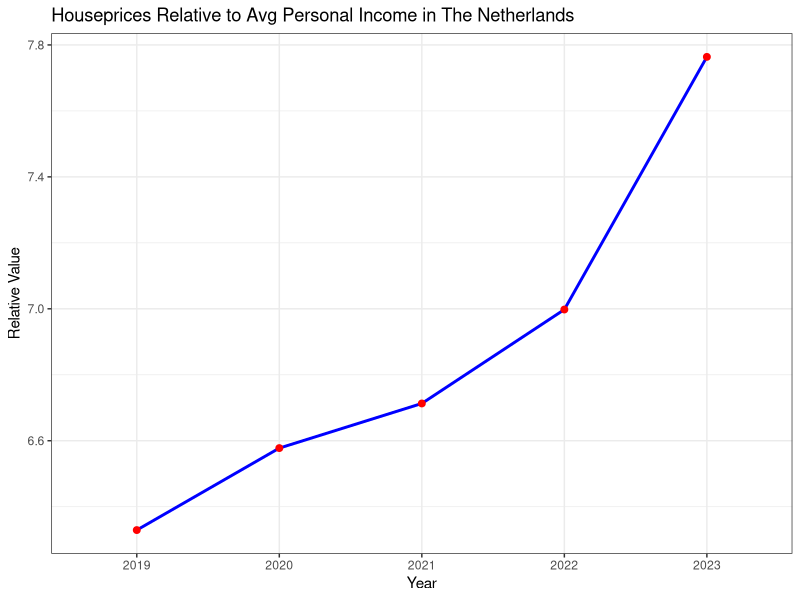
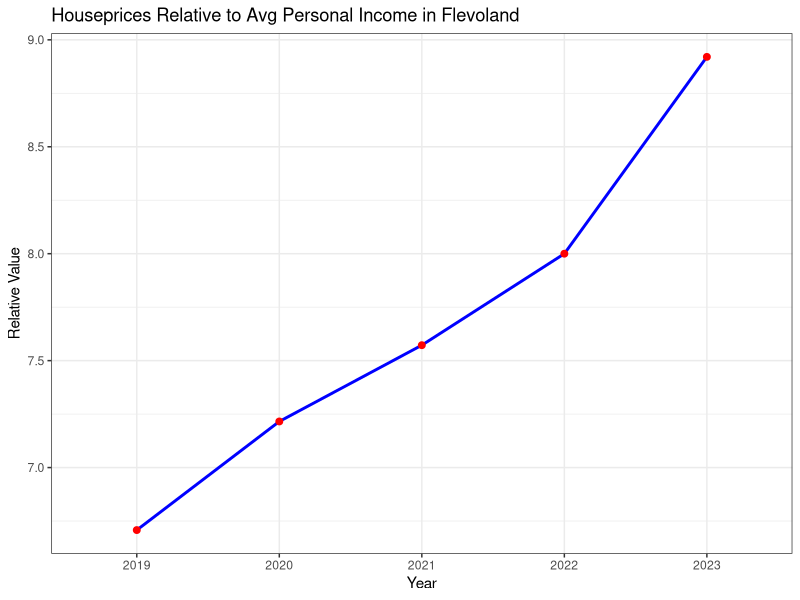
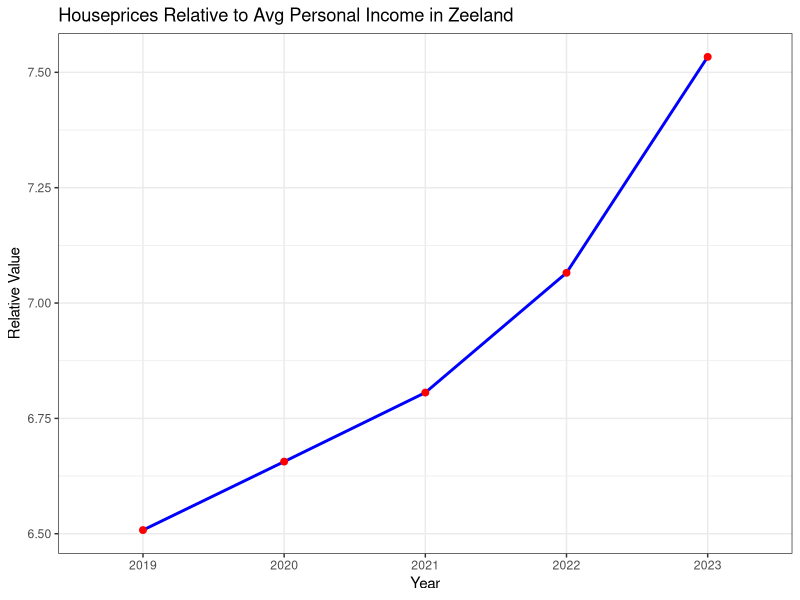
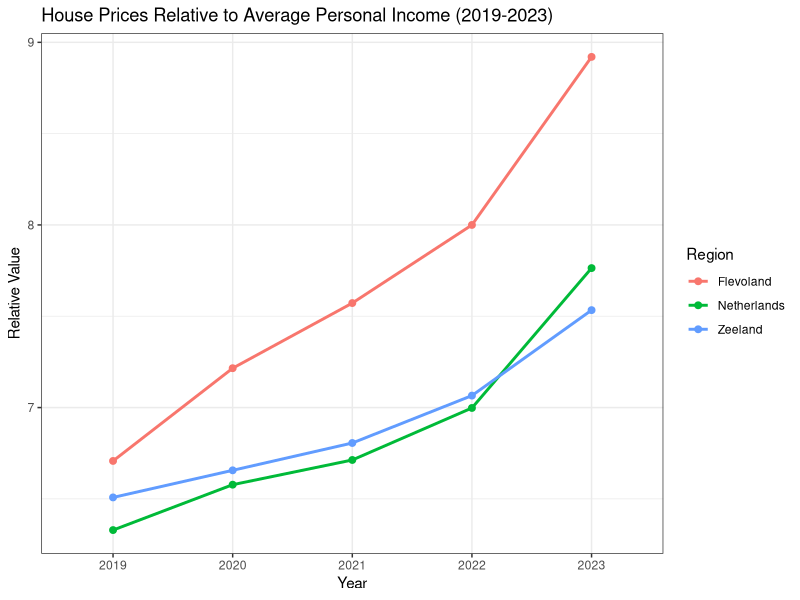

The R script that drew these images, in order:
library(ggplot2)
library(tidyverse)

data2 <- read.csv("wozdata.csv")
View(data2)

colnames(data2) <- data2[3, ] # turns the column names in the years
data2 <- data2[-c(1:5, 19:379), -c(1, 2, 5:7, 9:11, 13:15, 17:19, 21:23)] #verwijdert onnodige columns en rows
data2 <- na.omit(data2)  # Removes all rows that contain NA values
rownames(data2) <- data2[, 1]  # Set row names using the first column
data2 <- data2[, -1]  # Remove the first column if it's no longer needed




data <- read.csv("inkdata.csv")
View(data)

colnames(data) <- data[5, ] # turns the column names in a year
data <- data[-c(1, 2, 3, 4, 5, 6, 11), -c(1, 3, 5, 6, 7, 8, 10, 11, 12, 13, 15, 16, 17, 18, 20, 21, 22, 23, 25, 26, 27, 28)] # cleans up the data set
rownames(data) <- seq_len(nrow(data)) # unnecessary but makes numbers the rows correctly
colnames(data)[6] <- c("2023") #makes the year 2023 instead of 2023*

rownames(data) <- data[, 1]  # Set row names using the first column
data <- data[,-1]  # Remove the first column if it's no longer needed
data <- apply(data, 2, function(x) gsub(",", ".", x)) # replaces every comma into a decimal


data <- rbind(data, data2) # merges the two data sets
data[] <- lapply(data, function(x) as.numeric(as.character(x))) # makes the characters of all the numbers into numeric

new_row <- data[5, ] / data[3,]  # Element-wise division

rownames(new_row) <- "Houseprices in Netherland relative to Avg personal income"

data <- rbind(data[1:4, ], new_row, data[5:nrow(data), ])

# under here is the code to plot the new row 

graph_data <- data.frame(
  Year = colnames(data)[1:5],  # Extract year labels
  Value = as.numeric(data[5, 1:5])  # Convert row values to numeric
)

ggplot(graph_data, aes(x = Year, y = Value, group = 1)) +  # Explicitly set `group = 1`
  geom_line(color = "blue", linewidth = 1) +
  geom_point(color = "red", size = 2) +
  labs(
    title = "Houseprices Relative to Avg Personal Income in The Netherlands",
    x = "Year",
    y = "Relative Value"
  ) +
  theme_bw()



data2[] <- lapply(data2, function(x) as.numeric(as.character(x))) # makes the characters of all the numbers into numeric in the old data2
dif <- c() # give variable dif the value of a vector

for(i in 1:nrow(data2))
{
  dif[i] = data2$"2023"[i] / data2$"2019"[i] # Element division  
}

data2 <- cbind(data2, dif) # add the dif variable to the data2 dataset

slice_max(data2, dif) # finds max relative difference
slice_min(data2, dif) # finds min relative difference

# code to find houseprices relative to income in these places

zeefle <- read.csv2("zeefle.csv")
View(zeefle)
rownames(zeefle)[1] <- "Gemiddeld persoonlijk inkomen in Flevoland"
rownames(zeefle)[2] <- "Gemiddeld persoonlijk inkomen in Zeeland"
zeefle <- zeefle[, -c(1:4, 6:9, 11:14, 16:19, 21:24)]
colnames(zeefle) <- c("2019", "2020", "2021", "2022", "2023")

zeefle[] <- lapply(zeefle, function(x) as.numeric(as.character(x))) # makes the characters of all the numbers into numeric

data <- rbind(data, zeefle)

rownumber_fle <- which(rownames(data) == "Flevoland (PV)")
rownumber_zee <- which(rownames(data) == "Zeeland (PV)")
rownumber_fle
rownumber_zee

new_row_fle <- data[11, ] / data[19,]  # Element-wise division
new_row_zee <- data[16, ] / data[20,]  # Element-wise division

rownames(new_row_fle) <- "Houseprices in Flevoland relative to Avg personal income"
rownames(new_row_zee) <- "Houseprices in Zeeland relative to Avg personal income"

data <- rbind(data[1:5, ], new_row_fle, data[6:nrow(data), ])
data <- rbind(data[1:6, ], new_row_zee, data[7:nrow(data), ])

graph_data <- data.frame(
  Year = colnames(data)[1:5],  # Extract year labels
  Value = as.numeric(data[6, 1:5])  # Convert row values to numeric
)

ggplot(graph_data, aes(x = Year, y = Value, group = 1)) +  # Explicitly set `group = 1`
  geom_line(color = "blue", linewidth = 1) +
  geom_point(color = "red", size = 2) +
  labs(
    title = "Houseprices Relative to Avg Personal Income in Flevoland",
    x = "Year",
    y = "Relative Value"
  ) +
  theme_bw()

# under here is the code to plot the new row 

graph_data <- data.frame(
  Year = colnames(data)[1:5],  # Extract year labels
  Value = as.numeric(data[7, 1:5])  # Convert row values to numeric
)

ggplot(graph_data, aes(x = Year, y = Value, group = 1)) +  # Explicitly set `group = 1`
  geom_line(color = "blue", linewidth = 1) +
  geom_point(color = "red", size = 2) +
  labs(
    title = "Houseprices Relative to Avg Personal Income in Zeeland",
    x = "Year",
    y = "Relative Value"
  ) +
  theme_bw()

# Create a dataframe with values from rows 5, 6, and 7
graph_data <- data.frame(
  Year = colnames(data)[1:5],  # Extract years
  Netherlands = as.numeric(data[5, 1:5]),  # Row 5: Netherlands
  Flevoland = as.numeric(data[6, 1:5]),  # Row 6: Flevoland
  Zeeland = as.numeric(data[7, 1:5])   # Row 7: Zeeland
)

# Convert data to long format
graph_data_long <- pivot_longer(graph_data, cols = -Year, names_to = "Region", values_to = "Value")

# Create the multi-line plot
ggplot(graph_data_long, aes(x = Year, y = Value, color = Region, group = Region)) + 
  geom_line(linewidth = 1) + 
  geom_point(size = 2) + 
  labs(
    title = "House Prices Relative to Average Personal Income (2019-2023)",
    x = "Year",
    y = "Relative Value"
  ) +
  theme_bw()
